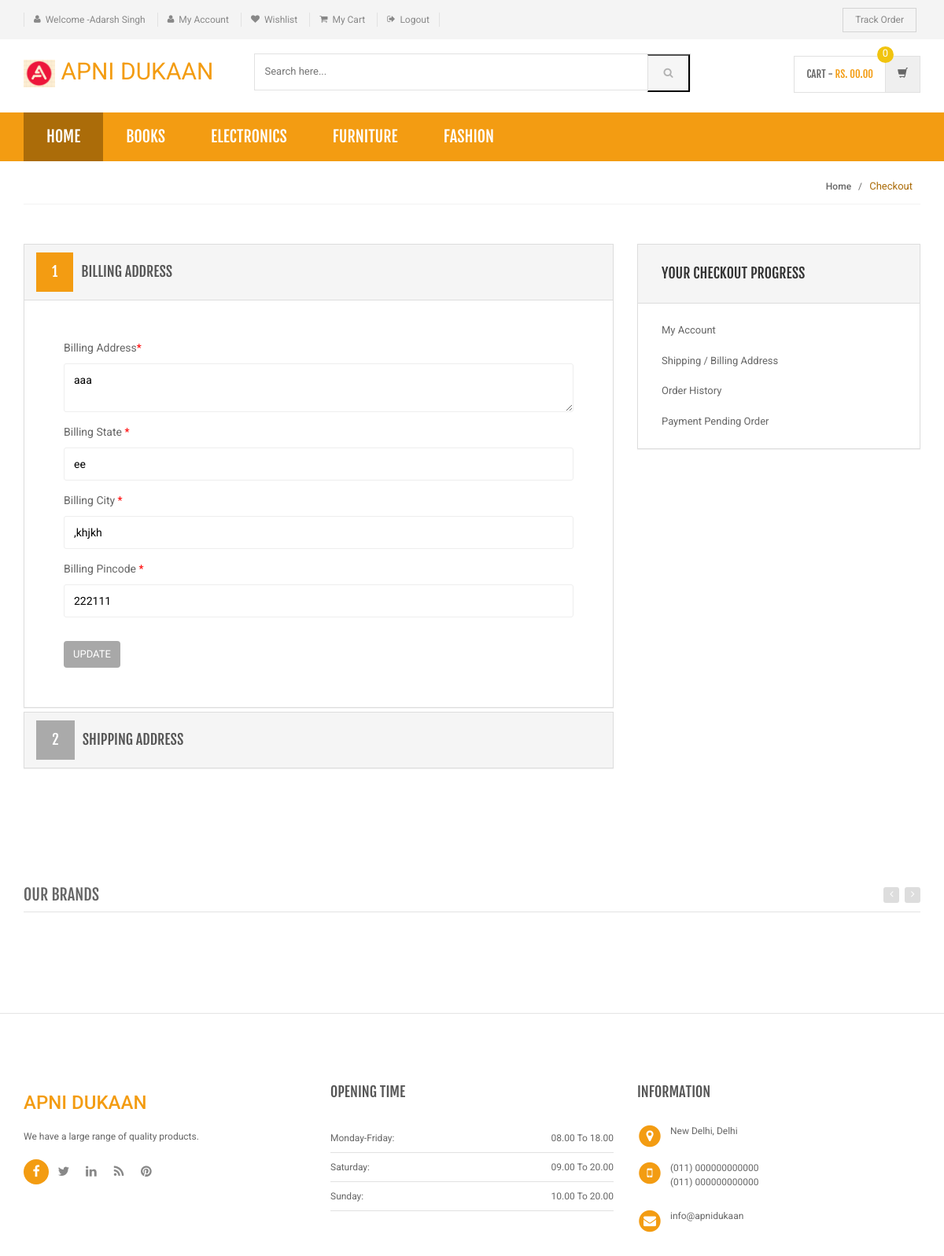
Page /bill-ship-addresses.php (signed in) on the committed database.
### tables this page shows
CREATE TABLE IF NOT EXISTS `category` (
  `id` int(11) NOT NULL AUTO_INCREMENT,
  `categoryName` varchar(255) DEFAULT NULL,
  `categoryDescription` longtext,
  `creationDate` timestamp NOT NULL DEFAULT CURRENT_TIMESTAMP,
  `updationDate` varchar(255) DEFAULT NULL,
  PRIMARY KEY (`id`)
);

CREATE TABLE IF NOT EXISTS `users` (
  `id` int(11) NOT NULL AUTO_INCREMENT,
  `name` varchar(255) DEFAULT NULL,
  `email` varchar(255) DEFAULT NULL,
  `contactno` bigint(11) DEFAULT NULL,
  `password` varchar(255) DEFAULT NULL,
  `shippingAddress` longtext,
  `shippingState` varchar(255) DEFAULT NULL,
  `shippingCity` varchar(255) DEFAULT NULL,
  `shippingPincode` int(11) DEFAULT NULL,
  `billingAddress` longtext,
  `billingState` varchar(255) DEFAULT NULL,
  `billingCity` varchar(255) DEFAULT NULL,
  `billingPincode` int(11) DEFAULT NULL,
  `regDate` timestamp NOT NULL DEFAULT CURRENT_TIMESTAMP,
  `updationDate` varchar(255) DEFAULT NULL,
  PRIMARY KEY (`id`)
);

### bill-ship-addresses.php (the view, shortened to what this page needs)
<?php
include('includes/config.php');
if(strlen($_SESSION['login'])==0)
    {
header('location:.php');
}
else{
?>
<!DOCTYPE html>
<html lang="en">
	<head>
	    <link rel="stylesheet" href="assets/css/bootstrap.min.css">
	    <link rel="stylesheet" href="assets/css/main.css">
	    <link rel="stylesheet" href="assets/css/orange.css">
	    <link rel="stylesheet" href="assets/css/owl.carousel.css">
		<link rel="stylesheet" href="assets/css/owl.transitions.css">
		<link href="assets/css/lightbox.css" rel="stylesheet">
		<link rel="stylesheet" href="assets/css/animate.min.css">
		<link rel="stylesheet" href="assets/css/rateit.css">
		<link rel="stylesheet" href="assets/css/bootstrap-select.min.css">
		<link rel="stylesheet" href="assets/css/config.css">
		<link href="assets/css/green.css" rel="alternate stylesheet" title="Green color">
		<link href="assets/css/blue.css" rel="alternate stylesheet" title="Blue color">
		<link href="assets/css/red.css" rel="alternate stylesheet" title="Red color">
		<link href="assets/css/orange.css" rel="alternate stylesheet" title="Orange color">
		<link href="assets/css/dark-green.css" rel="alternate stylesheet" title="Darkgreen color">
		<link rel="stylesheet" href="assets/css/font-awesome.min.css">
	</head>
    <body class="cnt-home">
<header class="header-style-1">
<?php include('includes/top-header.php');?>
<?php include('includes/main-header.php');?>
<?php include('includes/menu-bar.php');?>
</header>
<div class="breadcrumb">
	<div class="container">
		<div class="breadcrumb-inner">
			<ul class="list-inline list-unstyled">
				<li><a href="#">Home</a></li>
				<li class='active'>Checkout</li>
			</ul>
		</div>
	</div>
</div>
<div class="body-content outer-top-bd">
	<div class="container">
		<div class="checkout-box inner-bottom-sm">
			<div class="row">
				<div class="col-md-8">
					<div class="panel-group checkout-steps" id="accordion">
<div class="panel panel-default checkout-step-01">
		<div class="panel-heading">
    	<h4 class="unicase-checkout-title">
	        <a data-toggle="collapse" class="" data-parent="#accordion" href="#collapseOne">
	          <span>1</span>Billing Address
	        </a>
	     </h4>
    </div>
	<div id="collapseOne" class="panel-collapse collapse in">
	    <div class="panel-body">
			<div class="row">
				<div class="col-md-12 col-sm-12 already-registered-login">
<?php
$query=mysqli_query($con,"select * from users where id='".$_SESSION['id']."'");
while($row=mysqli_fetch_array($query))
{
?>
					<form class="register-form" role="form" method="post">
<div class="form-group">
					    <label class="info-title" for="Billing Address">Billing Address<span>*</span></label>
					    <textarea class="form-control unicase-form-control text-input"  name="billingaddress" required="required"><?php echo $row['billingAddress'];?></textarea>
					  </div>
						<div class="form-group">
					    <label class="info-title" for="Billing State ">Billing State  <span>*</span></label>
			 <input type="text" class="form-control unicase-form-control text-input" id="bilingstate" name="bilingstate" value="<?php echo $row['billingState'];?>" required>
					  </div>
					  <div class="form-group">
					    <label class="info-title" for="Billing City">Billing City <span>*</span></label>
					    <input type="text" class="form-control unicase-form-control text-input" id="billingcity" name="billingcity" required="required" value="<?php echo $row['billingCity'];?>" >
					  </div>
 <div class="form-group">
					    <label class="info-title" for="Billing Pincode">Billing Pincode <span>*</span></label>
					    <input type="text" class="form-control unicase-form-control text-input" id="billingpincode" name="billingpincode" required="required" value="<?php echo $row['billingPincode'];?>" >
					  </div>
					  <button type="submit" name="update" class="btn-upper btn btn-primary checkout-page-button">Update</button>
					</form>
					<?php } ?>
				</div>
			</div>
		</div>
	</div>
</div>
					  	<div class="panel panel-default checkout-step-02">
						    <div class="panel-heading">
						      <h4 class="unicase-checkout-title">
						        <a data-toggle="collapse" class="collapsed" data-parent="#accordion" href="#collapseTwo">
						          <span>2</span>Shipping Address
						        </a>
						      </h4>
						    </div>
					  	</div>
					</div>
				</div>
			<?php include('includes/myaccount-sidebar.php');?>
			</div>
		</div>
	<?php include('includes/brands-slider.php');?>
</div>
</div>
<?php include('includes/footer.php');?>
</body>
</html>
<?php } ?>

### includes/menu-bar.php (shortened to what this page needs)
<div class="header-nav animate-dropdown">
    <div class="container">
        <div class="yamm navbar navbar-default" role="navigation">
            <div class="nav-bg-class">
                <div class="navbar-collapse collapse" id="mc-horizontal-menu-collapse">
	<div class="nav-outer">
		<ul class="nav navbar-nav ">
			<li class="active dropdown menu-item">
				<a href="index.php" data-hover="dropdown" class="dropdown-toggle">Home</a>
			</li>
              <?php $sql=mysqli_query($con,"select id,categoryName  from category limit 6");
while($row=mysqli_fetch_array($sql))
{
    ?>
			<li class="dropdown menu-item">
				<a class="dropdown-toggle"  href="category.php?cid=<?php echo $row['id'];?>"> <?php echo $row['categoryName'];?> </a>
			<?php } ?>
            </li>
		</ul>
		<div class="clearfix"></div>
	</div>
</div>
            </div>
        </div>
    </div>
</div>

### assets/css/orange.css (style rules this page uses)
a { color: #f39c12; }
.header-style-1 .header-nav { background: #f39c12; }
.cnt-home .header-style-1 .header-nav .navbar .navbar-nav > li.active { background: #ab6c09; }
.breadcrumb ul li.active { color: #ab6c09; }
.checkout-box .checkout-steps .panel .panel-heading .unicase-checkout-title > a:not(.collapsed) span { background-color: #f39c12; }

### assets/css/lightbox.css (style rules this page uses)
body:after { content: url(../images/close.png) url(../images/loading.gif) url(../images/prev.png) url(../images/next.png); display: none; }

### assets/css/green.css (style rules this page uses)
a { color: #abd07e; }
.header-style-1 .header-nav { background: #abd07e; }
.cnt-home .header-style-1 .header-nav .navbar .navbar-nav > li.active { background: #84b943; }
.breadcrumb ul li.active { color: #84b943; }
.checkout-box .checkout-steps .panel .panel-heading .unicase-checkout-title > a:not(.collapsed) span { background-color: #abd07e; }

### assets/css/blue.css (style rules this page uses)
a { color: #3498db; }
.header-style-1 .header-nav { background: #3498db; }
.cnt-home .header-style-1 .header-nav .navbar .navbar-nav > li.active { background: #1d6ca1; }
.breadcrumb ul li.active { color: #1d6ca1; }
.checkout-box .checkout-steps .panel .panel-heading .unicase-checkout-title > a:not(.collapsed) span { background-color: #3498db; }

### assets/css/red.css (style rules this page uses)
a { color: #ff6c6c; }
.header-style-1 .header-nav { background: #ff6c6c; }
.cnt-home .header-style-1 .header-nav .navbar .navbar-nav > li.active { background: #ff1a1a; }
.breadcrumb ul li.active { color: #ff1a1a; }
.checkout-box .checkout-steps .panel .panel-heading .unicase-checkout-title > a:not(.collapsed) span { background-color: #ff6c6c; }

### assets/css/dark-green.css (style rules this page uses)
a { color: #12cca7; }
.header-style-1 .header-nav { background: #12cca7; }
.cnt-home .header-style-1 .header-nav .navbar .navbar-nav > li.active { background: #0b816a; }
.breadcrumb ul li.active { color: #0b816a; }
.checkout-box .checkout-steps .panel .panel-heading .unicase-checkout-title > a:not(.collapsed) span { background-color: #12cca7; }

### rows in the picture
category: categoryName "BOOKS"
category: categoryName "ELECTRONICS"
category: categoryName "FURNITURE"
category: categoryName "FASHION"
users: billingaddress "aaa", bilingstate "ee", billingcity ",khjkh", billingpincode "222111"

### other values in the picture
$_SESSION['username'] "Adarsh Singh"
